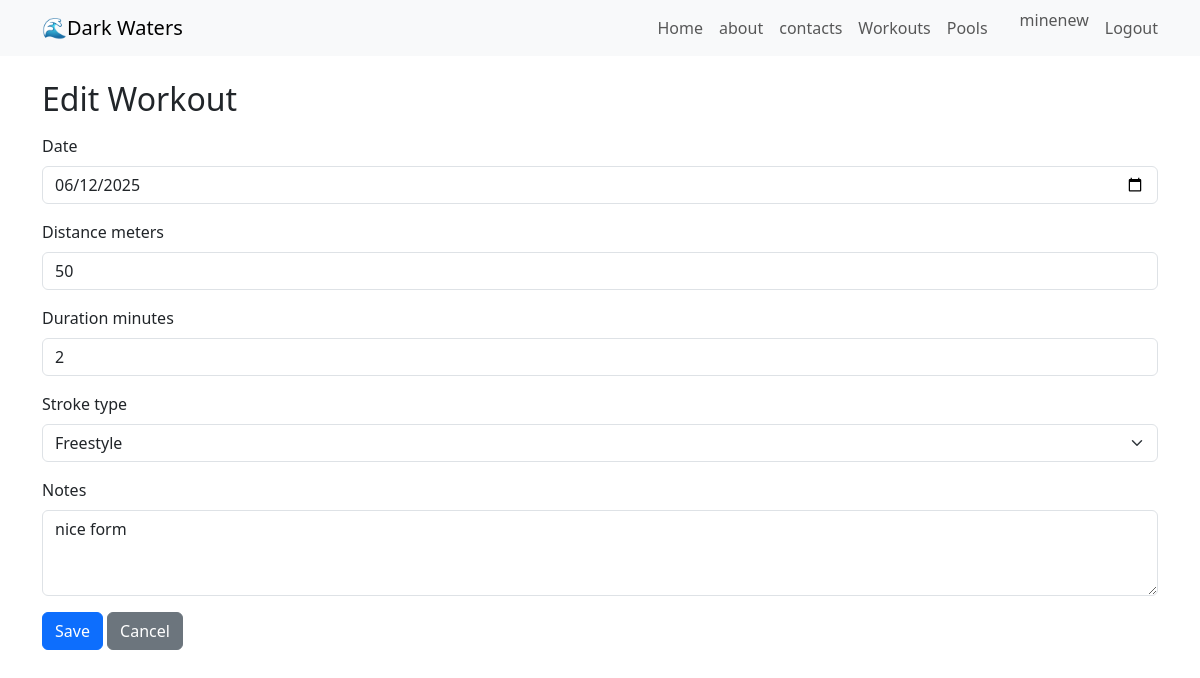
The app's page /workout/5/update/ (signed in) with its own data.
### finder/models.py (models this page shows, shortened)
class SwimWorkout(models.Model):
    user = models.ForeignKey(User, on_delete=models.CASCADE)
    date = models.DateField()
    distance_meters = models.PositiveIntegerField()
    duration_minutes = models.PositiveIntegerField()
    STROKE_CHOICES = [
        ('freestyle', 'Freestyle'),
        ('breaststroke', 'Breaststroke'),
        ('backstroke', 'Backstroke'),
        ('butterfly', 'Butterfly'),
        ('other', 'Other'),
    ]
    stroke_type = models.CharField(max_length=20, choices=STROKE_CHOICES)
    notes = models.TextField(blank=True, null=True)

### finder/views.py (the view)
# urls.py: path('workout/<int:pk>/update/', views.workout_update, name='workout_update'),
@login_required
def workout_update(request, pk):
    workout = get_object_or_404(SwimWorkout, pk=pk, user=request.user)
    if request.method == 'POST':
        form = SwimWorkoutForm(request.POST, instance=workout)
        if form.is_valid():
            form.save()
            return redirect('workout_detail', pk=pk)
    else:
        form = SwimWorkoutForm(instance=workout)
    return render(request, 'pool/workout_form.html', {'form': form})

### finder/forms.py
class SwimWorkoutForm(forms.ModelForm):
    class Meta:
        model = SwimWorkout
        fields = ['date', 'distance_meters', 'duration_minutes', 'stroke_type', 'notes']
        widgets = {
            'date': forms.DateInput(attrs={'class': 'form-control', 'type': 'date'}),
            'distance_meters': forms.NumberInput(attrs={'class': 'form-control'}),
            'duration_minutes': forms.NumberInput(attrs={'class': 'form-control'}),
            'stroke_type': forms.Select(attrs={'class': 'form-select'}),
            'notes': forms.Textarea(attrs={'class': 'form-control', 'rows': 3}),
        }

### finder/templates/pool/workout_form.html (shortened to what this page needs)
{% extends 'main.html' %}
{% block content %}
<div class="container my-4">
    <h2>{% if form.instance.pk %}Edit{% else %}Add New{% endif %} Workout</h2>
    <form method="POST" class="mt-3">
        {% for field in form %}
        <div class="mb-3">
            <label for="{{ field.id_for_label }}" class="form-label">{{ field.label }}</label>
            {{ field }}
        </div>
        {% endfor %}
        <button type="submit" class="btn btn-primary">Save</button>
        <a href="{% url 'workout_list' %}" class="btn btn-secondary">Cancel</a>
    </form>
</div>
{% endblock %}

### templates/navbar.html
<nav class="navbar navbar-light bg-light">
  <div class="container">
    <a class="navbar-brand" href="{% url 'home' %}">🌊Dark Waters</a>
    <ul class="navbar-nav d-flex flex-row">
      <li class="nav-item me-3">
        <a class="nav-link" href="{% url 'home' %}">Home</a>
      </li> <li class="nav-item me-3">
        <a class="nav-link" href="{% url 'about' %}">about</a>
      </li>
     <li class="nav-item me-3">
        <a class="nav-link" href="{% url 'contacts' %}">contacts</a>
      </li>
      {% if request.user.is_authenticated %}
        <li class="nav-item me-3">
          <a class="nav-link" href="{% url 'workout_list' %}">Workouts</a>
        </li>
        <li class="nav-item me-3">
          <a class="nav-link" href="{% url 'pool_list' %}">Pools</a>
        </li>
        <li class="nav-item me-3">
        <li class="nav-item me-3">
          <span class="navbar-text">{{ request.user.username }}</span>
        </li>
        <li class="nav-item">
          <a class="nav-link" href="{% url 'logout' %}">Logout</a>
        </li>
      {% else %}
        <li class="nav-item">
          <a class="nav-link" href="{% url 'login' %}">Login</a>
        </li>
      {% endif %}
    </ul>
  </div>
</nav>

### records on screen
SwimWorkout: form "06/12/2025" "50" "2" "Freestyle" "nice form"

### other values on screen
{{ request.user.username }} "minenew"
{{ field.label }} "Date" "Distance meters" "Duration minutes" "Stroke type" "Notes"
